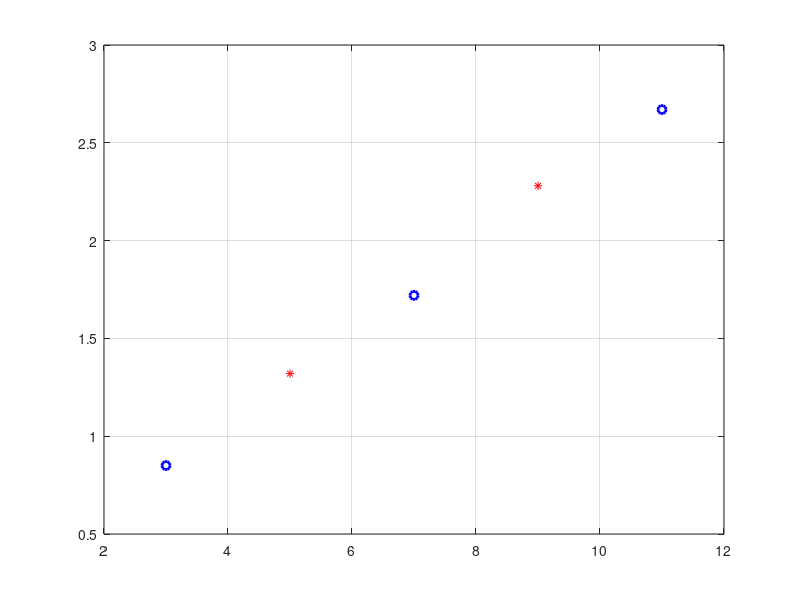

This chart was generated by the following MATLAB code:
clc;
clear;
close all;

%XY = xlsread('Book3.xlsx');
X=[3 5 7 9 11]';
Y=[0.85 1.32 1.72 2.28 2.67]';
XY=[X Y];
size1=round(size(XY,1)/2);
size2=size(XY,1)-size1;

Training_Data=zeros(size1,2);
Test_Data=zeros(size2,2);

for i=1:size1
    Training_Data(i,:)=XY(2*i-1,:);
end
for i=1:size2
    Test_Data(i,:)=XY(2*i,:);
end

X1=ones(size1,2);
X1(:,2)=Training_Data(:,1);
Y1=Training_Data(:,2);
A=inv(X1'*X1)*X1'*Y1;
Yc1=X1*A;
RSS1=sum((Y1-Yc1).^2);
MSE1=RSS1/size1;

X2=ones(size2,2);
X2(:,2)=Test_Data(:,1);
Y2=Test_Data(:,2);
Yc2=X2*A;
RSS2=sum((Y2-Yc2).^2);
MSE2=RSS2/size2;

if MSE2/MSE1>1.2
   disp('Overfit'); 
end

figure()
plot(Training_Data(:,1),Training_Data(:,2),'bo', 'LineWidth',2)
hold on
plot(Test_Data(:,1),Test_Data(:,2),'r*')
grid on
hold on








